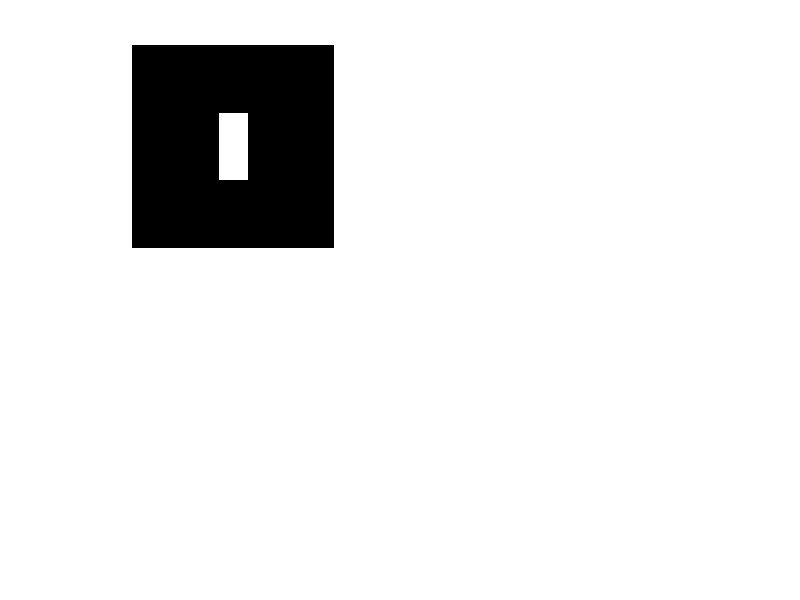

The MATLAB source for this figure: (Note: this script raises an error after producing the figure.)
rect=zeros(21,21); %make a 7 by 3 rectangle image
rect(8:14,10:12)=ones(7,3);
figure(3);subplot(2,2,1); imshow(rect); %and display it
[F_rect,c_rect]=mom_obj(rect); %compute moments and centre
F_rect %print the moments [m0,0, 1,1, 2,0, and 0,2]
c_rect %print the centre [xm, ym]